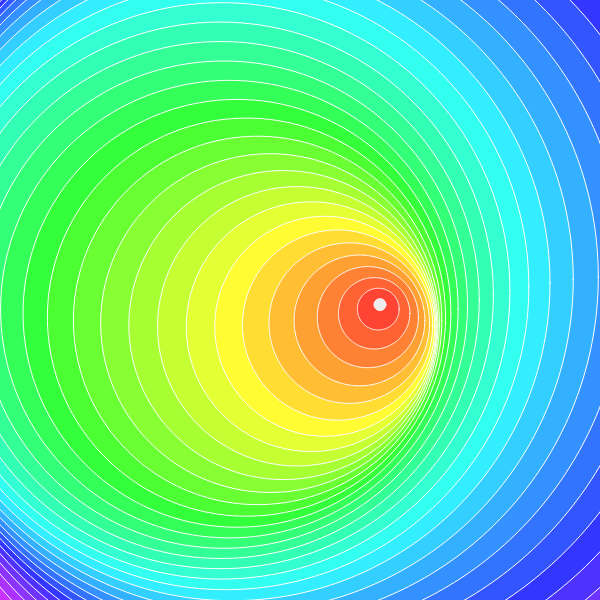
Frame 1 (no input)
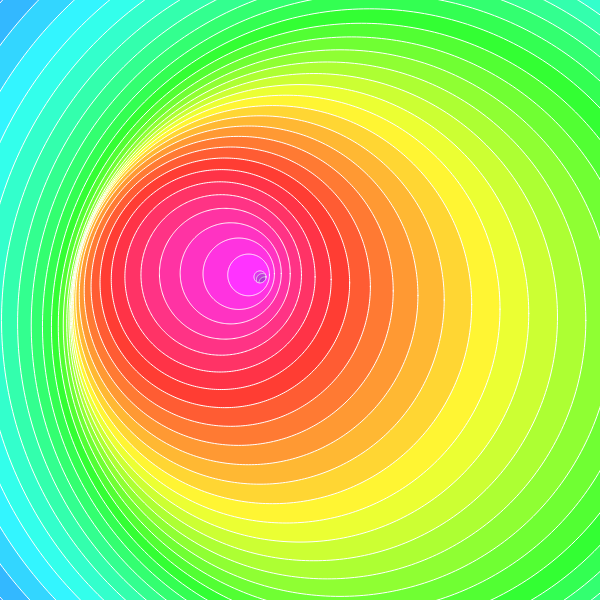
Frame 60 (no input)
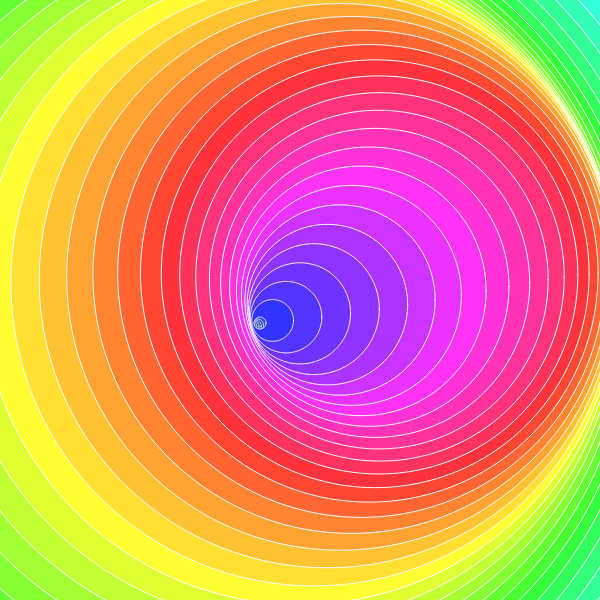
Frame 120 (the mouse pressed at the canvas centre since frame 60)

The p5.js sketch that drew these frames (run headless with seeded random() and noise() and a simulated clock; from frame 60 on, the mouse is pressed at the canvas centre):

// p5.js sketch
// ── sketch.js
function setup() {
  createCanvas(600, 600);
  colorMode(HSB, 360, 100, 100, 100);
  angleMode(DEGREES);
}

function draw() {
  background(0, 0, 30, 10);
  push();
  translate(width / 2, height / 2);

  let w = width * 2;
  let h = height * 2;

  let num = 40;
  for (let i = 0; i < num; i++) {
    let x = (cos(frameCount * 2 + i * 10) * w) / 15;
    let y = (sin(frameCount * 10 + i * 10) * w) / 45;
    let r = map(i, 0, num, w / 100, w);
    let c = color((frameCount * 5 + (i * 360) / num) % 360, 80, 100);
    drawRectWithHole(x, y, w, h, r, c);
  }
  pop();
}

function drawRectWithHole(_x, _y, _w, _h, _r, _c) {
  push();
  translate(_x, _y);
  fill(_c);
  stroke(0, 0, 100);
  beginShape();
  vertex(-_w / 2, -_h / 2);
  vertex(_w / 2, -_h / 2);
  vertex(_w / 2, _h / 2);
  vertex(-_w / 2, _h / 2);

  beginContour();
  for (let angle = 0; angle > -360; angle -= 1) {
    let x = (cos(angle) * _r) / 2;
    let y = (sin(angle) * _r) / 2;
    vertex(x, y);
  }
  endContour();
  endShape(CLOSE);
  pop();
}

// ── Unexpected.html
<!doctype html>

<html lang="en">
<head>


  <title>Unexpected
      
  </title>
  <link rel="stylesheet" href="styles.css">
  <script src="https://cdn.jsdelivr.net/npm/p5@1.0.0/lib/p5.js"></script>
  <script src="sketch.js"></script>
 

</head>

<body>



  
</body>
</html>
